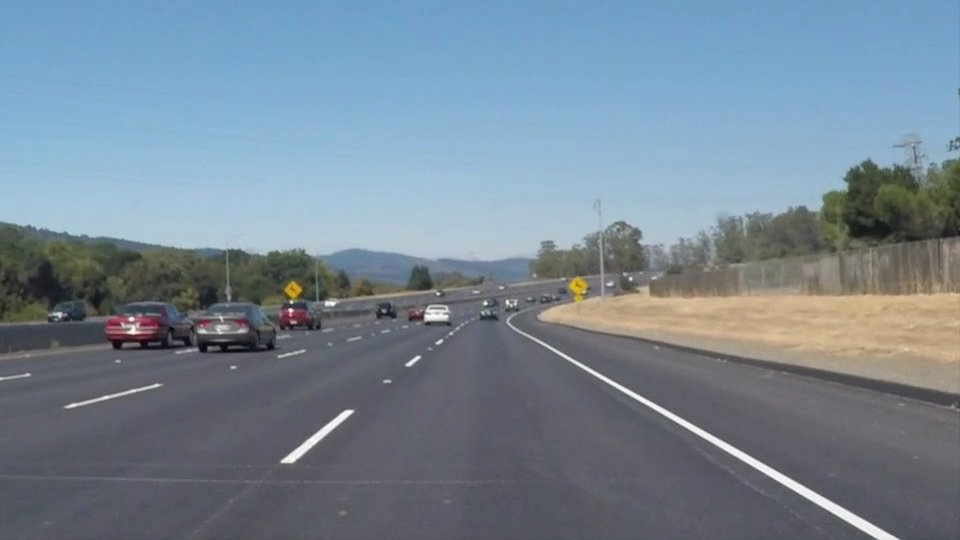
#> input picture test_images/solidWhiteCurve.jpg, 960 x 540 px; its folder holds 8 pictures in this run
$ python main_images.py
#> lines starting #> are read from the running program, lines starting #| are printed output that depends on the picture; after the words box and inside, x2 and y2 are one past the last pixel; in counts of white or black regions, pixels touching at a corner belong together
### helpers.py
import math
import cv2
import numpy as np
import matplotlib.pyplot as plt

#Define variables in helpers function to be referenced in other files (main_images.py, main_video.py)
kernel_size = 3
low_threshold = 30
high_threshold = 100

rho = 1.5 # distance resolution in pixels of the Hough grid
theta = np.pi/180 # angular resolution in radians of the Hough grid
threshold = 1   # minimum number of votes (intersections in Hough grid cell)
min_line_length = 12 #minimum number of pixels making up a line
max_line_gap = 10    # maximum gap in pixels between connectable line segments

left_m_ave = [] #define list to be used as global variable for EMA filter
right_m_ave = [] #define list to be used as global variable for EMA filter
left_b_ave = [] #define list to be used as global variable for EMA filter
right_b_ave = [] #define list to be used as global variable for EMA filter

def hsvMaskConv(img):
    hsv = cv2.cvtColor(img, cv2.COLOR_RGB2HSV)

    #white color mask
    lower_w = np.array([0,0,200])
    upper_w = np.array([255,30,255])
    hsv_mask_white = cv2.inRange(hsv, lower_w, upper_w)

    #yellow color mask
    lower_y = np.array([10,100,100])
    upper_y = np.array([40,255,255])
    hsv_mask_yellow = cv2.inRange(hsv, lower_y, upper_y)

    #Combine both binary masks and apply on original image
    combinedMask = cv2.bitwise_or(hsv_mask_white, hsv_mask_yellow)
    masked_image = cv2.bitwise_and(img, img, mask = combinedMask)
    return masked_image

def grayscale(img):
    """Applies the Grayscale transform
    This will return an image with only one color channel
    but NOTE: to see the returned image as grayscale
    (assuming your grayscaled image is called 'gray')
    you should call plt.imshow(gray, cmap='gray')"""
    return cv2.cvtColor(img, cv2.COLOR_RGB2GRAY)
    # Or use BGR2GRAY if you read an image with cv2.imread()
    # return cv2.cvtColor(img, cv2.COLOR_BGR2GRAY)

def canny(img, low_threshold, high_threshold):
    """Applies the Canny transform"""
    return cv2.Canny(img, low_threshold, high_threshold)

def gaussian_blur(img, kernel_size):
    """Applies a Gaussian Noise kernel"""
    return cv2.GaussianBlur(img, (kernel_size, kernel_size), 0)

def region_of_interest(img, vertices):
    """
    Applies an image mask.

    Only keeps the region of the image defined by the polygon
    formed from `vertices`. The rest of the image is set to black.
    `vertices` should be a numpy array of integer points.
    """
    #defining a blank mask to start with
    mask = np.zeros_like(img)

    #defining a 3 channel or 1 channel color to fill the mask with depending on the input image
    if len(img.shape) > 2:
        channel_count = img.shape[2]  # i.e. 3 or 4 depending on your image
        ignore_mask_color = (255,) * channel_count
    else:
        ignore_mask_color = 255

    #filling pixels inside the polygon defined by "vertices" with the fill color
    cv2.fillPoly(mask, vertices, ignore_mask_color)

    #returning the image only where mask pixels are nonzero
    masked_image = cv2.bitwise_and(img, mask)
    return masked_image


def draw_lines(img, lines, color=[255, 0, 0], thickness=20):

    leftLaneX = []
    leftLaneY = []
    rightLaneX = []
    rightLaneY = []
    try:
        for line in lines:
            for x1,y1,x2,y2 in line:
                slope = (y2-y1)/(x2-x1)
                if (slope > .2 and slope <1.6 and x1>img.shape[1]/2 and x2>img.shape[1]/2):
                    rightLaneX += [x1, x2]
                    rightLaneY += [y1, y2]
                elif (slope < -0.2 and slope > -1.6 and x1<img.shape[1]/2 and x2<img.shape[1]/2):
                    leftLaneX += [x1, x2]
                    leftLaneY += [y1, y2]
    except TypeError or ZeroDivisionError:
        pass
    #function based off 1st order linear regression model fitting x,y points
    try:
        left = np.polyfit(leftLaneX, leftLaneY, 1) #get slope and y-intercept of polyfit line
        right = np.polyfit(rightLaneX, rightLaneY, 1)

        newLeft, newRight = getLaneValuesEMA(left, right) #get weighted moving average of slope, y-intercept

        leftFunction = np.poly1d(newLeft) #turn polyfit line into function that outputs y-value based on x-input
        rightFunction = np.poly1d(newRight)

        leftX1 = (img.shape[0] - newLeft[1])/newLeft[0] #extrapolate line to the y-intercept
        leftY1 = leftFunction(leftX1)
        leftX2 = 0.48*img.shape[1] #extrapolate line to end of lane
        leftY2 = leftFunction(leftX2)

        rightX1 = .52*img.shape[1] #same extrapolation to right lane markers
        rightY1 = rightFunction(rightX1)
        rightX2 = (img.shape[0] - newRight[1])/newRight[0]
        rightY2 = rightFunction(rightX2)

        cv2.line(img, (int(leftX1), int(leftY1)), (int(leftX2), int(leftY2)), color, thickness) #red line for left
        cv2.line(img, (int(rightX1), int(rightY1)), (int(rightX2), int(rightY2)), [0,0,255], thickness) #blue line for right
    except TypeError or ValueError:
        pass

def getLaneValuesEMA(left, right):
    global left_m_ave
    global left_b_ave
    global right_m_ave
    global right_b_ave

    left_m = left[0]
    left_b = left[1]
    right_m = right[0]
    right_b = right[1]

    left_m_ave += [left_m] #append slope of left lane to list
    right_m_ave += [right_m] #append slope of right lane to list
    left_b_ave += [left_b] #append y-int of left lane to list
    right_b_ave += [right_b] #append y-int of right lane to list

    #exponential moving average of series
    newLeftM = EMAcalc(left_m_ave, min(10,len(left_m_ave)), 0.1)
    newRightM = EMAcalc(right_m_ave, min(10,len(right_m_ave)),0.1)
    newLeftB = EMAcalc(left_b_ave, min(10,len(left_b_ave)),0.1)
    newRightB = EMAcalc(right_b_ave, min(10,len(right_b_ave)),0.1)
    newLeft = [newLeftM, newLeftB]
    newRight = [newRightM, newRightB]

    return newLeft, newRight

# Apply exponential moving average smoothing filter to previous 10 lines to estimate next line
# Reference: https://en.wikipedia.org/wiki/Moving_average#Exponential_moving_average
def EMAcalc(series, window, alpha):
    sLen = len(series)-1
    num = 0
    den = 0
    alpha = 2/(window + 1)
    for idx in range(window):
        num += series[(sLen-idx)]*(1-alpha)**idx
        den += (1-alpha)**idx
    return num/den

# [12 lines of commented-out code are left out]
# [15 lines left out: function draw_rawLines, not called in this run]

def hough_lines(img, rho, theta, threshold, min_line_len, max_line_gap):

    lines = cv2.HoughLinesP(img, rho, theta, threshold, np.array([]), minLineLength=min_line_len, maxLineGap=max_line_gap)
    line_img = np.zeros((img.shape[0], img.shape[1], 3), dtype=np.uint8)
    draw_lines(line_img, lines)
    # [5 lines of commented-out code are left out]
    return line_img, lines

# [11 lines left out: function hough_rawLines, not called in this run]

def weighted_img(img, initial_img, α=0.8, β=1., γ=0.):

    return cv2.addWeighted(initial_img, α, img, β, γ)

### main_images.py
import matplotlib.pyplot as plt
import matplotlib.image as mpimg
import numpy as np
import cv2
import helpers

import os
image_filesList = os.listdir("test_images/")

imgList = ['solidYellowCurve.jpg','solidYellowCurve2.jpg','solidYellowLeft.jpg','solidWhiteCurve.jpg','solidWhiteRight.jpg','whiteCarLaneSwitch.jpg']
image_files = [img for img in image_filesList if any(x in img for x in imgList)]

# TODO: Build your pipeline that will draw lane lines on the test_images
# then save them to the test_images_output directory.

# Read in and grayscale the image
index = 1
fig = plt.figure(figsize=(12,8))
for image in image_files:

    os.chdir("/Users/sumedhinamdar/Documents/GitHub/CarND-LaneLines-P1/test_images")
    currentImage = mpimg.imread(image)
#> currentImage is the input picture: shape (540, 960, 3); mean R, G, B 118.5, 134.5, 148.1
    hsvMasked = helpers.hsvMaskConv(currentImage)
#> in hsvMaskConv, `hsv_mask_white = cv2.inRange(hsv, lower_w, upper_w)`:
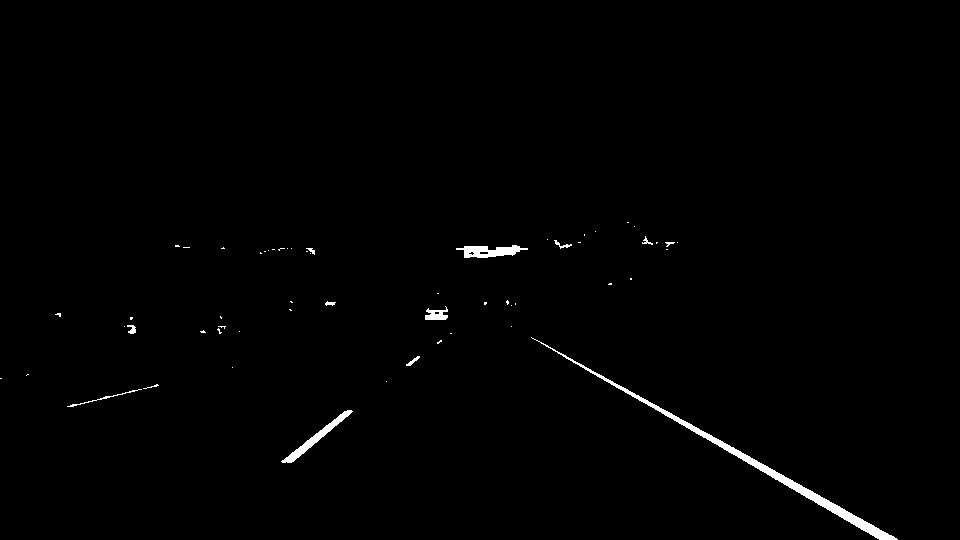
#> hsv_mask_white: shape (540, 960); 0.81% white; 58 white regions (45 under 20 px), largest, box (x1, y1, x2, y2) and area: (531, 337, 898, 540) 2313, (281, 410, 353, 463) 573, (456, 245, 528, 258) 546
#> in hsvMaskConv, `hsv_mask_yellow = cv2.inRange(hsv, lower_y, upper_y)`:
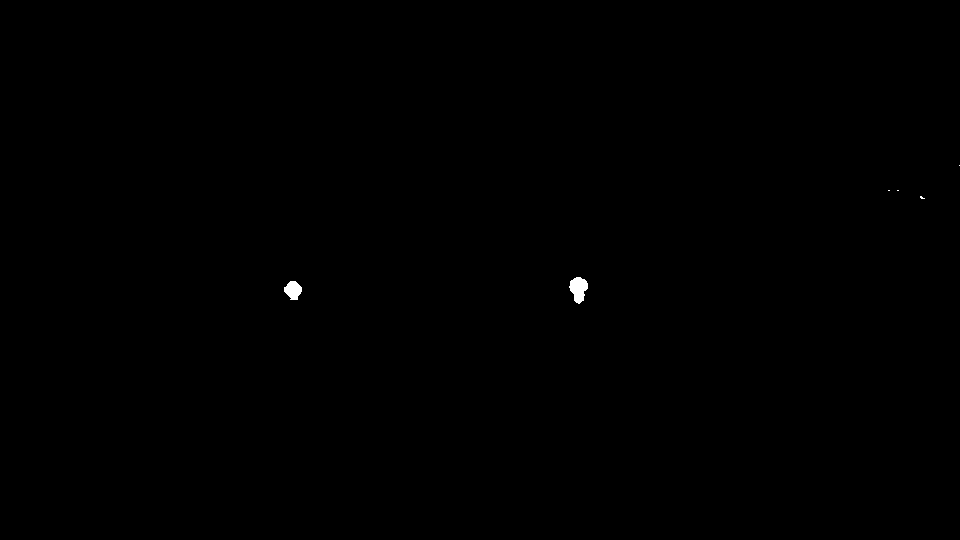
#> hsv_mask_yellow: shape (540, 960); 0.11% white; 6 white regions (4 under 20 px), largest, box (x1, y1, x2, y2) and area: (569, 277, 588, 304) 339, (284, 281, 302, 300) 241
    gray = helpers.grayscale(hsvMasked)

    # Define a kernel size and apply Gaussian smoothing
    kernel_size = helpers.kernel_size
    blur_gray = helpers.gaussian_blur(gray, kernel_size)

    # Define our parameters for Canny and apply
    low_threshold = helpers.low_threshold
    high_threshold = helpers.high_threshold
    edges = helpers.canny(blur_gray, low_threshold, high_threshold)
#> in canny, `return cv2.Canny(img, low_threshold, high_threshold)`:
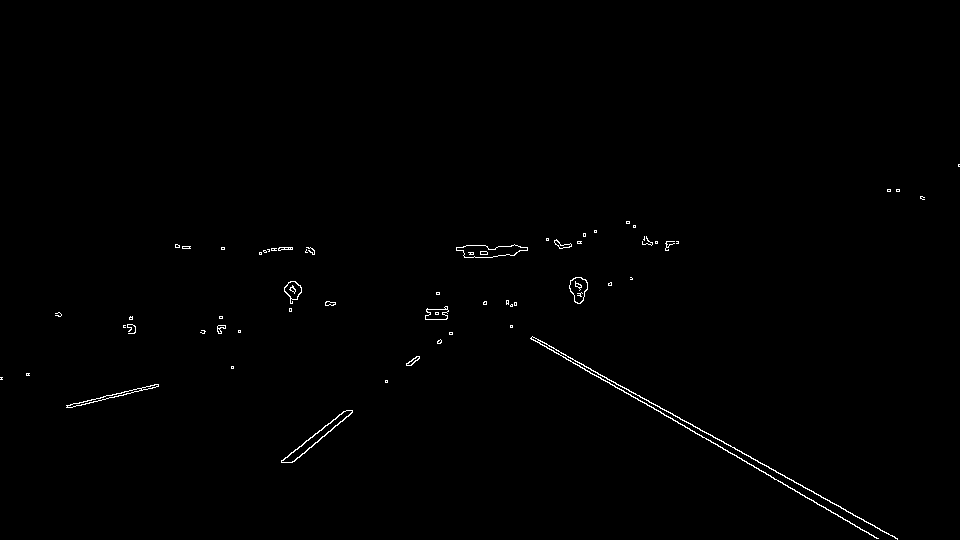
#> returned value: shape (540, 960); 0.54% white in thin lines or dots, all inside (x1, y1, x2, y2) = (0, 164, 960, 540)

    # Next we'll isolate the region of interest to apply the Hough transform upon
    mask = np.zeros_like(edges)
    ignore_mask_color = 255
    (imHeight, imWidth, __) = currentImage.shape
    vertices = np.array([[(.10*imWidth,imHeight),(0.45*imWidth, 0.55*imHeight), (0.55*imWidth, 0.55*imHeight), (imWidth,imHeight)]], dtype=np.int32)
    masked_edges = helpers.region_of_interest(edges, vertices)
#> in region_of_interest, `cv2.fillPoly(mask, vertices, ignore_mask_color)`:
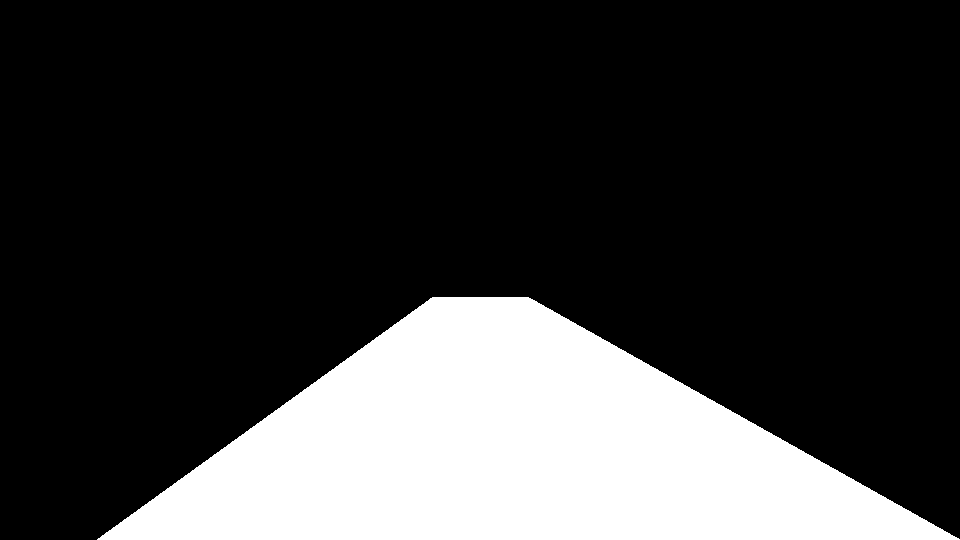
#> mask: shape (540, 960); 22.5% white; 1 white region, box (x1, y1, x2, y2) and area: (97, 297, 960, 540) 116781
#> in region_of_interest, `masked_image = cv2.bitwise_and(img, mask)`:
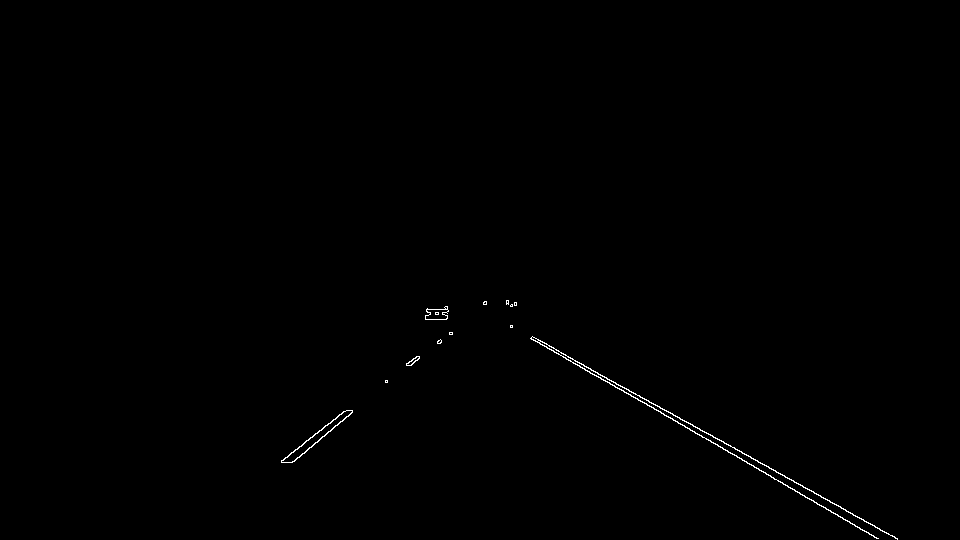
#> masked_image: shape (540, 960); 0.3% white in thin lines or dots, all inside (x1, y1, x2, y2) = (281, 300, 898, 540)

    # Define the Hough transform parameters
    # Make a blank the same size as our image to draw on
    rho = helpers.rho # distance resolution in pixels of the Hough grid
    theta = helpers.theta # angular resolution in radians of the Hough grid
    threshold = helpers.threshold   # minimum number of votes (intersections in Hough grid cell)
    min_line_length = helpers.min_line_length #minimum number of pixels making up a line
    max_line_gap = helpers.max_line_gap    # maximum gap in pixels between connectable line segments
    line_image = np.copy(currentImage)*0 # creating a blank to draw lines on
#> line_image: shape (540, 960, 3); every value is 0

    # Run Hough on edge detected image
    # Output "lines" is an array containing endpoints of detected line segments
    line_img, lines = helpers.hough_lines(masked_edges, rho, theta, threshold, min_line_length, max_line_gap)
#> in hough_lines, `lines = cv2.HoughLinesP(img, rho, theta, threshold, np.array([]), minL..`: lines = 21 rows, first 6: [531, 338, 878, 538], [532, 336, 897, 538], [321, 430, 333, 419], [759, 470, 876, 538], [294, 461, 340, 421], [282, 462, 295, 449]
#> the loop in draw_lines, `for line in lines:` made 21 passes
#> after the loop in draw_lines, `for line in lines:`: leftLaneX = [321, 333, 294, 340, 282, 295, 438, 450, 425, 448, 437, 452, 299, 352, 285, 299, 425, 448, 440, 452, 330, 344]; leftLaneY = [430, 419, 461, 421, 462, 449, 343, 332, 317, 311, 343, 334, 457, 411, 462, 446, 315, 310, 342, 333, 431, 419]; rightLaneX = [531, 878, 532, 897, 759, 876, 598, 799, 710, 813, 531, 724, 532, 554]; rightLaneY = [338, 538, 336, 538, 470, 538, 376, 492, 434, 491, 337, 443, 339, 352]
#> in draw_lines, `left = np.polyfit(leftLaneX, leftLaneY, 1)`: left = [-0.855, 706.8]
#> in draw_lines, `right = np.polyfit(rightLaneX, rightLaneY, 1)`: right = [0.566, 36.91]
#> in getLaneValuesEMA, `left_m = left[0]`: left_m = -0.855
#> in getLaneValuesEMA, `left_b = left[1]`: left_b = 706.8
#> in getLaneValuesEMA, `right_m = right[0]`: right_m = 0.566
#> in getLaneValuesEMA, `right_b = right[1]`: right_b = 36.91
#> in getLaneValuesEMA, `left_m_ave += [left_m]`: left_m_ave = [-0.855]
#> in getLaneValuesEMA, `right_m_ave += [right_m]`: right_m_ave = [0.566]
#> in getLaneValuesEMA, `left_b_ave += [left_b]`: left_b_ave = [706.8]
#> in getLaneValuesEMA, `right_b_ave += [right_b]`: right_b_ave = [36.91]
#> in EMAcalc, `sLen = len(series)-1`: sLen = 0
#> the loop in EMAcalc, `for idx in range(window):` made 1 pass
#> after the loop in EMAcalc, `for idx in range(window):`: den = 1; num = -0.855
#> the loop in EMAcalc (call 2), `for idx in range(window):` made 1 pass
#> in getLaneValuesEMA, `newRightM = EMAcalc(right_m_ave, min(10,len(right_m_ave)),0.1)`: newRightM = 0.566
#> in getLaneValuesEMA, `newLeftB = EMAcalc(left_b_ave, min(10,len(left_b_ave)),0.1)`: newLeftB = 706.8
#> in getLaneValuesEMA, `newRightB = EMAcalc(right_b_ave, min(10,len(right_b_ave)),0.1)`: newRightB = 36.91
#> in getLaneValuesEMA, `newLeft = [newLeftM, newLeftB]`: newLeft = [-0.855, 706.8]
#> in getLaneValuesEMA, `newRight = [newRightM, newRightB]`: newRight = [0.566, 36.91]
#> in draw_lines, `newLeft, newRight = getLaneValuesEMA(left, right)`: newLeft = [-0.855, 706.8]; newRight = [0.566, 36.91]
#> in draw_lines, `leftX1 = (img.shape[0] - newLeft[1])/newLeft[0]`: leftX1 = 195.1
#> in draw_lines, `leftY1 = leftFunction(leftX1)`: leftY1 = 540
#> in draw_lines, `leftY2 = leftFunction(leftX2)`: leftY2 = 312.8
#> in draw_lines, `rightY1 = rightFunction(rightX1)`: rightY1 = 319.2
#> in draw_lines, `rightX2 = (img.shape[0] - newRight[1])/newRight[0]`: rightX2 = 889.5
#> in draw_lines, `rightY2 = rightFunction(rightX2)`: rightY2 = 540
#> in draw_lines, `cv2.line(img, (int(rightX1), int(rightY1)), (int(rightX2), int(rightY2..`:
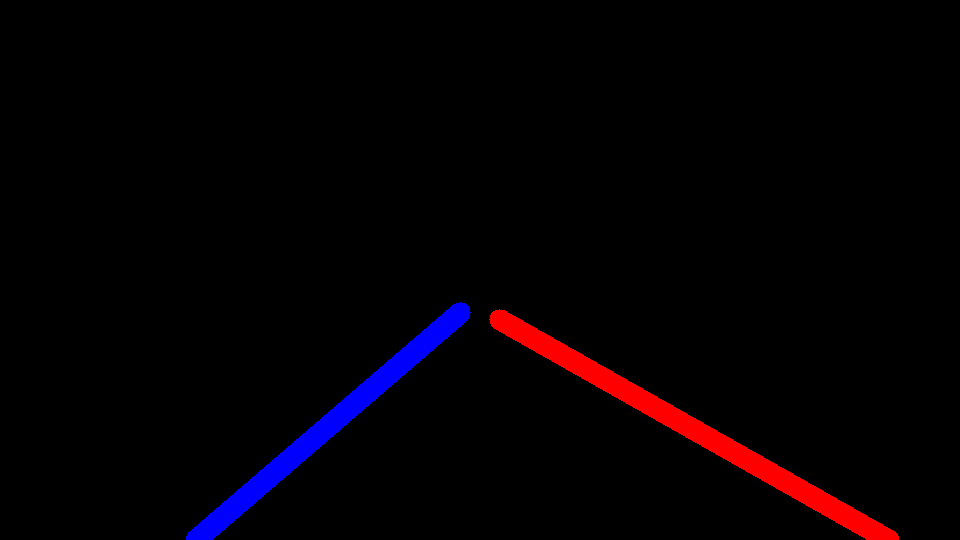
#> img: shape (540, 960, 3); mean of channels 0, 1, 2 3.7, 0, 4.7; drawn as B, G, R
    # Create a "color" binary image to combine with line image
    color_edges = np.dstack((edges, edges, edges))

    # Draw the lines on the edge image
    lines_edges = helpers.weighted_img(line_img, color_edges, α=0.8, β=1., γ=0.)
    os.chdir("/Users/sumedhinamdar/Documents/GitHub/CarND-LaneLines-P1/test_images_output")
    mpimg.imsave(image.replace('.jpg','_houghT.jpg'),lines_edges[index])
    fig.add_subplot(2,3,index)
    plt.imshow(lines_edges)
    index += 1

plt.show()
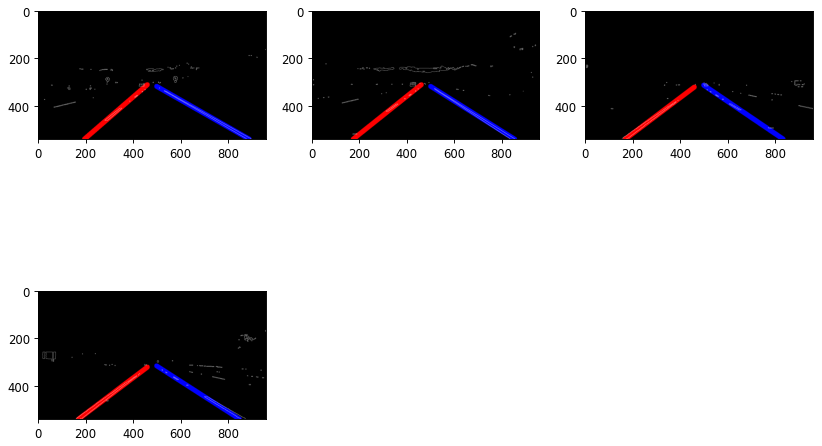
#> figure drawn by matplotlib, 4 panels
